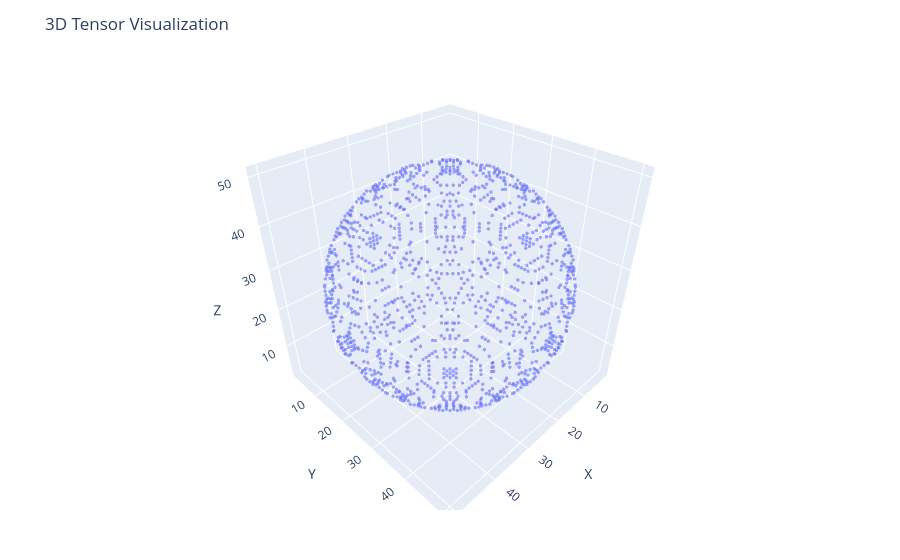

The notebook cell saved with this chart:
### Markdown cell above
For a tensor this large we may want an option other than printing to the screen or visualizing.  We can for example save the tensor to a file.  Use the `saveTensorToFile` command.  We will be making 3 versions of this tensor by the end of this notebook so we start by labeling this one as `source` and also list its dimensions.

Similar to the visualization `plotTensor` you can provide an optional final number like `0.001` to drop any coordinates whose absolute value is smaller than `0.001` and save on storage.  Of course this creates a coarser approximation to your original tensor so you will need to work with the tolerances you deem appropriate.

For sparse tensors in the range of 100 x 100 x 100, plotting tends to still be robust, but it may load slower and render less smoothly depending on the parameters choosen.

### Code cell
saveTensorToFile(sphere51, "sphere-51x51x51-source.txt"); # Save a copy.
    
plotTensor(sphere51, 0.001) # try taking a picture with the camera icon

### Figure 1 — Plotly figure (JSON) as saved in the notebook; plotly's stock layout.template omitted (floating-point values rounded to 4 significant figures; data arrays with more than 128 entries replaced by an {"elided": "..."} marker saying what was removed)
{"data": [{"marker": {"opacity": 0.6, "size": 2}, "mode": "markers", "type": "scatter3d", "x": {"elided": "1324 int values"}, "y": {"elided": "1324 int values"}, "z": {"elided": "1324 int values"}}], "layout": {"margin": {"b": 50, "l": 50, "r": 50, "t": 60}, "scene": {"aspectmode": "cube", "xaxis": {"range": [1, 52], "title": "X"}, "yaxis": {"range": [1, 52], "title": "Y"}, "zaxis": {"range": [1, 52], "title": "Z"}}, "title": "3D Tensor Visualization"}}
